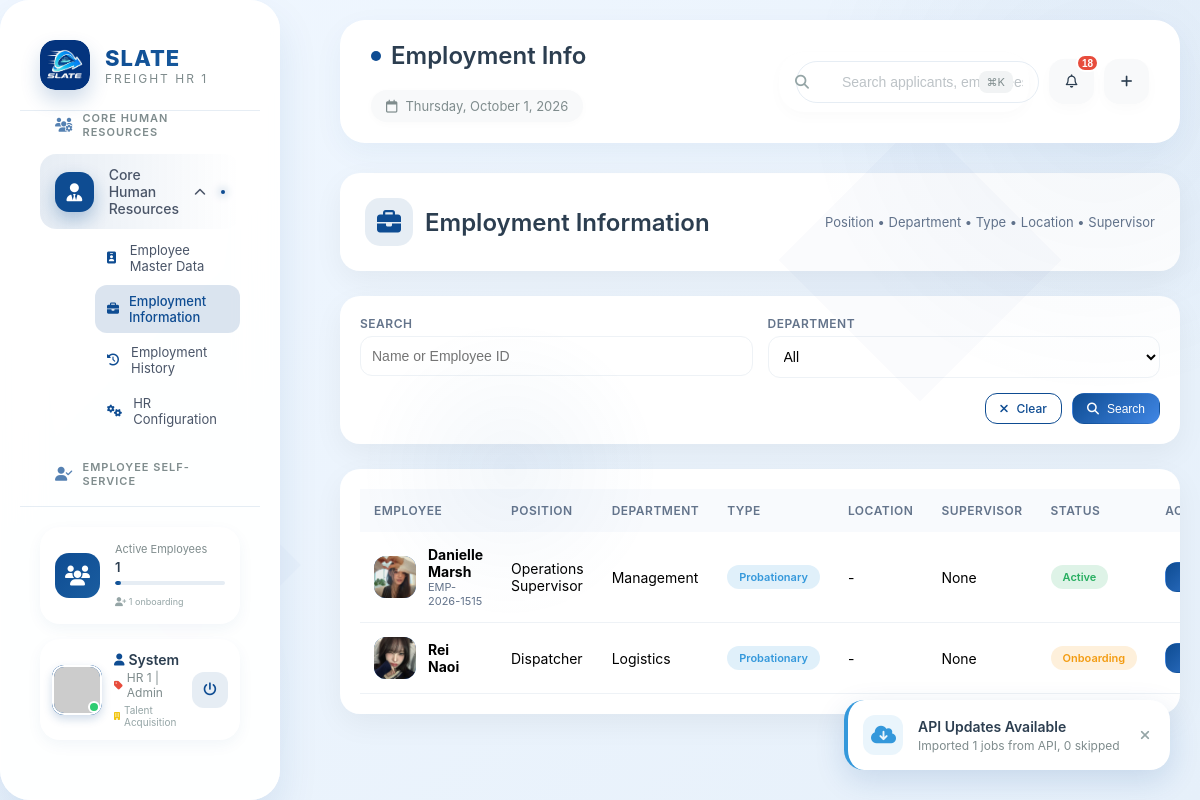
The page /root.php?page=core-hr&subpage=employment-info (signed in) on the database its author committed.
### tables this page shows
CREATE TABLE `users` (
  `id` int(11) NOT NULL,
  `username` varchar(50) NOT NULL,
  `email` varchar(100) NOT NULL,
  `password` varchar(255) NOT NULL,
  `full_name` varchar(100) NOT NULL,
  `company_name` varchar(100) DEFAULT NULL,
  `role` enum('admin','dispatcher','driver','customer','manager') DEFAULT 'customer',
  `phone` varchar(20) DEFAULT NULL,
  `profile_picture` varchar(255) DEFAULT NULL,
  `created_at` timestamp NOT NULL DEFAULT current_timestamp(),
  `updated_at` timestamp NOT NULL DEFAULT current_timestamp() ON UPDATE current_timestamp()
);

CREATE TABLE `activity_log` (
  `id` int(11) NOT NULL,
  `user_id` int(11) DEFAULT NULL,
  `action` varchar(100) NOT NULL,
  `description` text DEFAULT NULL,
  `ip_address` varchar(45) DEFAULT NULL,
  `user_agent` text DEFAULT NULL,
  `created_at` timestamp NOT NULL DEFAULT current_timestamp()
);

CREATE TABLE `new_hires` (
  `id` int(11) NOT NULL,
  `applicant_id` int(11) NOT NULL,
  `employee_id` varchar(50) NOT NULL,
  `job_posting_id` int(11) DEFAULT NULL,
  `hire_date` date NOT NULL,
  `start_date` date DEFAULT NULL,
  `probation_end_date` date DEFAULT NULL,
  `position` varchar(100) NOT NULL,
  `department` enum('driver','warehouse','logistics','admin','management') NOT NULL,
  `supervisor_id` int(11) DEFAULT NULL,
  `employment_status` enum('probationary','regular','contractual') DEFAULT 'probationary',
  `contract_signed` tinyint(1) DEFAULT 0,
  `contract_signed_date` date DEFAULT NULL,
  `id_submitted` tinyint(1) DEFAULT 0,
  `medical_clearance` tinyint(1) DEFAULT 0,
  `training_completed` tinyint(1) DEFAULT 0,
  `orientation_completed` tinyint(1) DEFAULT 0,
  `equipment_assigned` tinyint(1) DEFAULT 0,
  `system_access_granted` tinyint(1) DEFAULT 0,
  `uniform_size` varchar(20) DEFAULT NULL,
  `assigned_vehicle` varchar(100) DEFAULT NULL,
  `assigned_device` varchar(100) DEFAULT NULL,
  `locker_number` varchar(50) DEFAULT NULL,
  `system_username` varchar(100) DEFAULT NULL,
  `system_role` varchar(100) DEFAULT NULL,
  `status` enum('onboarding','active','terminated','resigned') DEFAULT 'onboarding',
  `onboarding_progress` int(11) DEFAULT 0,
  `notes` text DEFAULT NULL,
  `created_by` int(11) DEFAULT NULL,
  `created_at` timestamp NOT NULL DEFAULT current_timestamp(),
  `updated_at` timestamp NOT NULL DEFAULT current_timestamp() ON UPDATE current_timestamp(),
  `eom_count` int(11) DEFAULT 0,
  `last_eom_month` date DEFAULT NULL
);

CREATE TABLE `job_applications` (
  `id` int(11) NOT NULL,
  `application_number` varchar(50) NOT NULL,
  `job_posting_id` int(11) NOT NULL,
  `job_posting_link_id` int(11) DEFAULT NULL,
  `first_name` varchar(100) NOT NULL,
  `last_name` varchar(100) NOT NULL,
  `email` varchar(100) NOT NULL,
  `phone` varchar(20) DEFAULT NULL,
  `birth_date` date DEFAULT NULL,
  `gender` enum('male','female','other') DEFAULT 'other',
  `address` text DEFAULT NULL,
  `city` varchar(100) DEFAULT NULL,
  `province` varchar(100) DEFAULT NULL,
  `postal_code` varchar(20) DEFAULT NULL,
  `elementary_school` varchar(255) DEFAULT NULL,
  `elementary_year` varchar(50) DEFAULT NULL,
  `high_school` varchar(255) DEFAULT NULL,
  `high_school_year` varchar(50) DEFAULT NULL,
  `senior_high` varchar(255) DEFAULT NULL,
  `senior_high_strand` varchar(100) DEFAULT NULL,
  `senior_high_year` varchar(50) DEFAULT NULL,
  `college` varchar(255) DEFAULT NULL,
  `college_course` varchar(255) DEFAULT NULL,
  `college_year` varchar(50) DEFAULT NULL,
  `vocational` varchar(255) DEFAULT NULL,
  `vocational_course` varchar(255) DEFAULT NULL,
  `vocational_year` varchar(50) DEFAULT NULL,
  `work_experience` longtext DEFAULT NULL CHECK (json_valid(`work_experience`)),
  `skills` text DEFAULT NULL,
  `certifications` text DEFAULT NULL,
  `references_info` longtext DEFAULT NULL CHECK (json_valid(`references_info`)),
  `resume_path` varchar(255) DEFAULT NULL,
  `cover_letter_path` varchar(255) DEFAULT NULL,
  `documents_verified` tinyint(1) DEFAULT 0,
  `photo_path` varchar(255) DEFAULT NULL,
  `status` enum('new','in_review','shortlisted','interviewed','offered','hired','rejected') DEFAULT 'new',
  `final_status` enum('pending','hired','rejected','final_interview') DEFAULT 'pending',
  `final_interview_score` decimal(5,2) DEFAULT NULL,
  `overall_ranking` int(11) DEFAULT NULL,
  `selected_by` int(11) DEFAULT NULL,
  `selection_date` datetime DEFAULT NULL,
  `approval_remarks` text DEFAULT NULL,
  `approved_salary` decimal(10,2) DEFAULT NULL,
  `proposed_start_date` date DEFAULT NULL,
  `hired_date` datetime DEFAULT NULL,
  `notes` text DEFAULT NULL,
  `ip_address` varchar(45) DEFAULT NULL,
  `user_agent` text DEFAULT NULL,
  `source` varchar(100) DEFAULT NULL,
  `created_at` timestamp NOT NULL DEFAULT current_timestamp(),
  `applied_at` timestamp NOT NULL DEFAULT current_timestamp(),
  `updated_at` timestamp NOT NULL DEFAULT current_timestamp() ON UPDATE current_timestamp()
);

### modules/core-hr/employment-info.php (the view, shortened to what the rows shown need)
<?php
$query = "
    SELECT nh.*, ja.first_name, ja.last_name, ja.photo_path,
           jp.title as job_title, jp.job_code,
           u.full_name as supervisor_name
    FROM new_hires nh
    LEFT JOIN job_applications ja ON nh.applicant_id = ja.id
    LEFT JOIN job_postings jp ON nh.job_posting_id = jp.id
    LEFT JOIN users u ON nh.supervisor_id = u.id
    WHERE 1=1
";
$params = [];
$query .= " ORDER BY nh.created_at DESC";
$stmt = $pdo->prepare($query);
$stmt->execute($params);
$employees = $stmt->fetchAll();
?>
<div class="ei-header">
    <h1><i class="fas fa-briefcase"></i> Employment Information</h1>
</div>
<div class="table-wrap">
    <?php if (empty($employees)): ?>
        <div style="text-align:center;padding:60px 20px;color:#94a3b8;"><h3>No Employees Found</h3></div>
    <?php else: ?>
    <table>
        <thead><tr><th>Employee</th><th>Position</th><th>Department</th><th>Type</th><th>Location</th><th>Supervisor</th><th>Status</th><th>Actions</th></tr></thead>
        <tbody>
            <?php foreach ($employees as $emp):
                $fn = $emp['first_name'] ?? ''; $ln = $emp['last_name'] ?? '';
                $full = trim($fn.' '.$ln) ?: 'Unknown';
                $initials = strtoupper(substr($fn,0,1).substr($ln,0,1)) ?: '?';
                $photo = !empty($emp['photo_path']) && file_exists($emp['photo_path']) ? $emp['photo_path'] : null;
            ?>
            <tr>
                <td>
                    <div style="display:flex;align-items:center;gap:12px;">
                        <div class="avatar"><?php if ($photo): ?><img src="<?= htmlspecialchars($photo) ?>"><?php else: echo $initials; endif; ?></div>
                        <div><strong><?= htmlspecialchars($full) ?></strong><div style="font-size:11px;color:#64748b;"><?= htmlspecialchars($emp['employee_id']) ?></div></div>
                    </div>
                </td>
                <td><?= htmlspecialchars($emp['position'] ?? '-') ?></td>
                <td style="text-transform:capitalize;"><?= htmlspecialchars(str_replace('_',' ',$emp['department'] ?? '-')) ?></td>
                <td><span class="badge badge-probationary"><?= ucfirst(str_replace('_',' ', $emp['employment_type'] ?? 'probationary')) ?></span></td>
                <td><?= htmlspecialchars($emp['work_location'] ?? '-') ?></td>
                <td><?= htmlspecialchars($emp['supervisor_name'] ?? 'None') ?></td>
                <td><span class="badge badge-<?= $emp['status'] ?>"><?= ucfirst($emp['status']) ?></span></td>
                <td><button class="btn btn-primary btn-sm" onclick='editEmployment(<?= htmlspecialchars(json_encode($emp), ENT_QUOTES) ?>)'><i class="fas fa-edit"></i> Edit</button></td>
            </tr>
            <?php endforeach; ?>
        </tbody>
    </table>
    <?php endif; ?>
</div>

### includes/sidebar.php (shortened to what the rows shown need)
<?php
require_once 'includes/notification_functions.php';
$collapsed       = isset($_COOKIE['sidebar']) && $_COOKIE['sidebar'] == 'collapsed';
$user       = getUserInfo($pdo, $_SESSION['user_id']);
$role       = $user['role'];
$full_name  = $user['full_name'] ?? 'User';
$first_name = explode(' ', $full_name)[0];
$role_display = ucfirst($role);
?>
<aside class="unique-sidebar <?php echo $collapsed ? 'collapsed' : ''; ?>">
    <div class="sidebar-content">
        <div class="sidebar-footer">
            <div class="couple-profile-widget">
                <?php if (!$collapsed): ?>
                <div class="couple-info">
                    <div class="couple-names">
                        <span class="your-name"><i class="fas fa-user"></i> <?php echo htmlspecialchars($first_name); ?></span>
                        <span class="partner-name"><i class="fas fa-tag" style="color: #e74c3c;"></i> HR 1 | <?php echo $role_display; ?></span>
                    </div>
                    <span class="couple-role"><i class="fas fa-building" style="color: #f1c40f;"></i> Talent Acquisition</span>
                </div>
                <?php endif; ?>
            </div>
        </div>
    </div>
</aside>

### includes/header.php (shortened to what the rows shown need)
<?php
require_once 'includes/notification_functions.php';
$current_page = isset($_GET['page']) ? $_GET['page'] : 'dashboard';
$current_subpage = isset($_GET['subpage']) ? $_GET['subpage'] : '';
$page_title = ucfirst(str_replace('-', ' ', $current_subpage ?: $current_page));
$recent_imports = getRecentAPIImports($pdo, 3);
?>
<!DOCTYPE html>
<html lang="en">
<head>
    <link rel="stylesheet" href="https://cdnjs.cloudflare.com/ajax/libs/font-awesome/6.4.0/css/all.min.css">
</head>
<body>
<header class="unique-header">
    <div class="header-left">
        <div class="page-indicator">
            <h2>
                <?php
                if ($current_subpage) {
                    echo ucfirst(str_replace('-', ' ', $current_subpage));
                } else {
                    echo $page_title;
                }
                ?>
            </h2>
        </div>
    </div>
</header>
<?php if (!empty($recent_imports)): ?>
<div class="api-alert" id="apiAlert">
    <div class="api-alert-icon">
        <i class="fas fa-cloud-download-alt"></i>
    </div>
    <div class="api-alert-content">
        <div class="api-alert-title">API Updates Available</div>
        <div class="api-alert-text">
            <?php
            $latest = $recent_imports[0];
            echo htmlspecialchars($latest['description']);
            ?>
        </div>
    </div>
    <button class="api-alert-close" onclick="document.getElementById('apiAlert').remove()">
        <i class="fas fa-times"></i>
    </button>
</div>
<?php endif; ?>

### rows shown on the page
users: full_name "System", role "Admin"
activity_log: description "Imported 1 jobs from API, 0 skipped"
new_hires: applicant.photo_path (picture), applicant.last_name "Danielle Marsh", employee "EMP-2026-1515", position "Operations Supervisor", department "Management", employment_type "Probationary", work_location "-", supervisor_name "None", status "Active"
new_hires: applicant.photo_path (picture), applicant.last_name "Rei Naoi", position "Dispatcher", department "Logistics", employment_type "Probationary", work_location "-", supervisor_name "None", status "Onboarding"

### other values the page prints
$hr_stats['active_employees'] "1"
$hr_stats['onboarding_count'] "1"
str_replace('-', ' ', $current_subpage) "Employment Info"
$unread_count "18"
